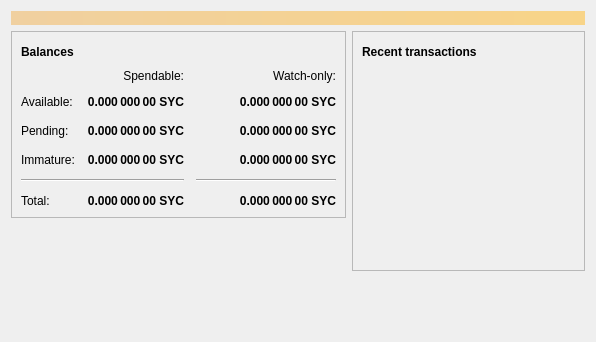
<?xml version="1.0" encoding="UTF-8"?>
<ui version="4.0">
 <class>OverviewPage</class>
 <widget class="QWidget" name="OverviewPage">
  <property name="geometry">
   <rect>
    <x>0</x>
    <y>0</y>
    <width>596</width>
    <height>342</height>
   </rect>
  </property>
  <property name="windowTitle">
   <string>Form</string>
  </property>
  <layout class="QVBoxLayout" name="topLayout">
   <item>
    <widget class="QLabel" name="labelAlerts">
     <property name="visible">
      <bool>false</bool>
     </property>
     <property name="styleSheet">
      <string notr="true">QLabel { background-color: qlineargradient(x1: 0, y1: 0, x2: 1, y2: 0, stop:0 #F0D0A0, stop:1 #F8D488); color:#000000; }</string>
     </property>
     <property name="wordWrap">
      <bool>true</bool>
     </property>
     <property name="margin">
      <number>3</number>
     </property>
     <property name="textInteractionFlags">
      <set>Qt::TextSelectableByMouse</set>
     </property>
    </widget>
   </item>
   <item>
    <layout class="QHBoxLayout" name="horizontalLayout" stretch="1,1">
     <item>
      <layout class="QVBoxLayout" name="verticalLayout_2">
       <item>
        <widget class="QFrame" name="frame">
         <property name="frameShape">
          <enum>QFrame::StyledPanel</enum>
         </property>
         <property name="frameShadow">
          <enum>QFrame::Raised</enum>
         </property>
         <layout class="QVBoxLayout" name="verticalLayout_4">
          <item>
           <layout class="QHBoxLayout" name="horizontalLayout_4">
            <item>
             <widget class="QLabel" name="label_5">
              <property name="font">
               <font>
                <weight>75</weight>
                <bold>true</bold>
               </font>
              </property>
              <property name="text">
               <string>Balances</string>
              </property>
             </widget>
            </item>
            <item>
             <widget class="QPushButton" name="labelWalletStatus">
              <property name="enabled">
               <bool>true</bool>
              </property>
              <property name="maximumSize">
               <size>
                <width>30</width>
                <height>16777215</height>
               </size>
              </property>
              <property name="toolTip">
               <string>The displayed information may be out of date. Your wallet automatically synchronizes with the ShittyCoin network after a connection is established, but this process has not completed yet.</string>
              </property>
              <property name="text">
               <string/>
              </property>
              <property name="icon">
               <iconset resource="../bitcoin.qrc">
                <normaloff>:/icons/warning</normaloff>
                <disabledoff>:/icons/warning</disabledoff>:/icons/warning</iconset>
              </property>
              <property name="iconSize">
               <size>
                <width>24</width>
                <height>24</height>
               </size>
              </property>
              <property name="flat">
               <bool>true</bool>
              </property>
             </widget>
            </item>
            <item>
             <spacer name="horizontalSpacer_3">
              <property name="orientation">
               <enum>Qt::Horizontal</enum>
              </property>
              <property name="sizeHint" stdset="0">
               <size>
                <width>40</width>
                <height>20</height>
               </size>
              </property>
             </spacer>
            </item>
           </layout>
          </item>
          <item>
           <layout class="QGridLayout" name="gridLayout">
            <property name="spacing">
             <number>12</number>
            </property>
            <item row="2" column="2">
             <widget class="QLabel" name="labelWatchPending">
              <property name="font">
               <font>
                <weight>75</weight>
                <bold>true</bold>
               </font>
              </property>
              <property name="cursor">
               <cursorShape>IBeamCursor</cursorShape>
              </property>
              <property name="toolTip">
               <string>Unconfirmed transactions to watch-only addresses</string>
              </property>
              <property name="text">
               <string notr="true">0.000 000 00 SYC</string>
              </property>
              <property name="alignment">
               <set>Qt::AlignRight|Qt::AlignTrailing|Qt::AlignVCenter</set>
              </property>
              <property name="textInteractionFlags">
               <set>Qt::LinksAccessibleByMouse|Qt::TextSelectableByKeyboard|Qt::TextSelectableByMouse</set>
              </property>
             </widget>
            </item>
            <item row="2" column="1">
             <widget class="QLabel" name="labelUnconfirmed">
              <property name="font">
               <font>
                <weight>75</weight>
                <bold>true</bold>
               </font>
              </property>
              <property name="cursor">
               <cursorShape>IBeamCursor</cursorShape>
              </property>
              <property name="toolTip">
               <string>Total of transactions that have yet to be confirmed, and do not yet count toward the spendable balance</string>
              </property>
              <property name="text">
               <string notr="true">0.000 000 00 SYC</string>
              </property>
              <property name="alignment">
               <set>Qt::AlignRight|Qt::AlignTrailing|Qt::AlignVCenter</set>
              </property>
              <property name="textInteractionFlags">
               <set>Qt::LinksAccessibleByMouse|Qt::TextSelectableByKeyboard|Qt::TextSelectableByMouse</set>
              </property>
             </widget>
            </item>
            <item row="3" column="2">
             <widget class="QLabel" name="labelWatchImmature">
              <property name="font">
               <font>
                <weight>75</weight>
                <bold>true</bold>
               </font>
              </property>
              <property name="cursor">
               <cursorShape>IBeamCursor</cursorShape>
              </property>
              <property name="toolTip">
               <string>Mined balance in watch-only addresses that has not yet matured</string>
              </property>
              <property name="text">
               <string notr="true">0.000 000 00 SYC</string>
              </property>
              <property name="alignment">
               <set>Qt::AlignRight|Qt::AlignTrailing|Qt::AlignVCenter</set>
              </property>
              <property name="textInteractionFlags">
               <set>Qt::LinksAccessibleByMouse|Qt::TextSelectableByKeyboard|Qt::TextSelectableByMouse</set>
              </property>
             </widget>
            </item>
            <item row="4" column="0" colspan="2">
             <widget class="Line" name="line">
              <property name="orientation">
               <enum>Qt::Horizontal</enum>
              </property>
             </widget>
            </item>
            <item row="4" column="2">
             <widget class="Line" name="lineWatchBalance">
              <property name="sizePolicy">
               <sizepolicy hsizetype="Preferred" vsizetype="Fixed">
                <horstretch>0</horstretch>
                <verstretch>0</verstretch>
               </sizepolicy>
              </property>
              <property name="minimumSize">
               <size>
                <width>140</width>
                <height>0</height>
               </size>
              </property>
              <property name="orientation">
               <enum>Qt::Horizontal</enum>
              </property>
             </widget>
            </item>
            <item row="5" column="0">
             <widget class="QLabel" name="labelTotalText">
              <property name="text">
               <string>Total:</string>
              </property>
             </widget>
            </item>
            <item row="3" column="1">
             <widget class="QLabel" name="labelImmature">
              <property name="font">
               <font>
                <weight>75</weight>
                <bold>true</bold>
               </font>
              </property>
              <property name="cursor">
               <cursorShape>IBeamCursor</cursorShape>
              </property>
              <property name="toolTip">
               <string>Mined balance that has not yet matured</string>
              </property>
              <property name="text">
               <string notr="true">0.000 000 00 SYC</string>
              </property>
              <property name="alignment">
               <set>Qt::AlignRight|Qt::AlignTrailing|Qt::AlignVCenter</set>
              </property>
              <property name="textInteractionFlags">
               <set>Qt::LinksAccessibleByMouse|Qt::TextSelectableByKeyboard|Qt::TextSelectableByMouse</set>
              </property>
             </widget>
            </item>
            <item row="2" column="3">
             <spacer name="horizontalSpacer_2">
              <property name="orientation">
               <enum>Qt::Horizontal</enum>
              </property>
              <property name="sizeHint" stdset="0">
               <size>
                <width>40</width>
                <height>20</height>
               </size>
              </property>
             </spacer>
            </item>
            <item row="3" column="0">
             <widget class="QLabel" name="labelImmatureText">
              <property name="text">
               <string>Immature:</string>
              </property>
             </widget>
            </item>
            <item row="5" column="1">
             <widget class="QLabel" name="labelTotal">
              <property name="font">
               <font>
                <weight>75</weight>
                <bold>true</bold>
               </font>
              </property>
              <property name="cursor">
               <cursorShape>IBeamCursor</cursorShape>
              </property>
              <property name="toolTip">
               <string>Your current total balance</string>
              </property>
              <property name="text">
               <string notr="true">0.000 000 00 SYC</string>
              </property>
              <property name="alignment">
               <set>Qt::AlignRight|Qt::AlignTrailing|Qt::AlignVCenter</set>
              </property>
              <property name="textInteractionFlags">
               <set>Qt::LinksAccessibleByMouse|Qt::TextSelectableByKeyboard|Qt::TextSelectableByMouse</set>
              </property>
             </widget>
            </item>
            <item row="5" column="2">
             <widget class="QLabel" name="labelWatchTotal">
              <property name="font">
               <font>
                <weight>75</weight>
                <bold>true</bold>
               </font>
              </property>
              <property name="cursor">
               <cursorShape>IBeamCursor</cursorShape>
              </property>
              <property name="toolTip">
               <string>Current total balance in watch-only addresses</string>
              </property>
              <property name="text">
               <string notr="true">0.000 000 00 SYC</string>
              </property>
              <property name="alignment">
               <set>Qt::AlignRight|Qt::AlignTrailing|Qt::AlignVCenter</set>
              </property>
              <property name="textInteractionFlags">
               <set>Qt::LinksAccessibleByMouse|Qt::TextSelectableByKeyboard|Qt::TextSelectableByMouse</set>
              </property>
             </widget>
            </item>
            <item row="0" column="2">
             <widget class="QLabel" name="labelWatchonly">
              <property name="text">
               <string>Watch-only:</string>
              </property>
              <property name="alignment">
               <set>Qt::AlignRight|Qt::AlignTrailing|Qt::AlignVCenter</set>
              </property>
             </widget>
            </item>
            <item row="1" column="0">
             <widget class="QLabel" name="labelBalanceText">
              <property name="text">
               <string>Available:</string>
              </property>
             </widget>
            </item>
            <item row="1" column="1">
             <widget class="QLabel" name="labelBalance">
              <property name="font">
               <font>
                <weight>75</weight>
                <bold>true</bold>
               </font>
              </property>
              <property name="cursor">
               <cursorShape>IBeamCursor</cursorShape>
              </property>
              <property name="toolTip">
               <string>Your current spendable balance</string>
              </property>
              <property name="text">
               <string notr="true">0.000 000 00 SYC</string>
              </property>
              <property name="alignment">
               <set>Qt::AlignRight|Qt::AlignTrailing|Qt::AlignVCenter</set>
              </property>
              <property name="textInteractionFlags">
               <set>Qt::LinksAccessibleByMouse|Qt::TextSelectableByKeyboard|Qt::TextSelectableByMouse</set>
              </property>
             </widget>
            </item>
            <item row="1" column="2">
             <widget class="QLabel" name="labelWatchAvailable">
              <property name="font">
               <font>
                <weight>75</weight>
                <bold>true</bold>
               </font>
              </property>
              <property name="cursor">
               <cursorShape>IBeamCursor</cursorShape>
              </property>
              <property name="toolTip">
               <string>Your current balance in watch-only addresses</string>
              </property>
              <property name="text">
               <string notr="true">0.000 000 00 SYC</string>
              </property>
              <property name="alignment">
               <set>Qt::AlignRight|Qt::AlignTrailing|Qt::AlignVCenter</set>
              </property>
              <property name="textInteractionFlags">
               <set>Qt::LinksAccessibleByMouse|Qt::TextSelectableByKeyboard|Qt::TextSelectableByMouse</set>
              </property>
             </widget>
            </item>
            <item row="2" column="0">
             <widget class="QLabel" name="labelPendingText">
              <property name="text">
               <string>Pending:</string>
              </property>
             </widget>
            </item>
            <item row="0" column="1">
             <widget class="QLabel" name="labelSpendable">
              <property name="text">
               <string>Spendable:</string>
              </property>
              <property name="alignment">
               <set>Qt::AlignRight|Qt::AlignTrailing|Qt::AlignVCenter</set>
              </property>
             </widget>
            </item>
           </layout>
          </item>
         </layout>
        </widget>
       </item>
       <item>
        <spacer name="verticalSpacer">
         <property name="orientation">
          <enum>Qt::Vertical</enum>
         </property>
         <property name="sizeHint" stdset="0">
          <size>
           <width>20</width>
           <height>40</height>
          </size>
         </property>
        </spacer>
       </item>
      </layout>
     </item>
     <item>
      <layout class="QVBoxLayout" name="verticalLayout_3">
       <item>
        <widget class="QFrame" name="frame_2">
         <property name="frameShape">
          <enum>QFrame::StyledPanel</enum>
         </property>
         <property name="frameShadow">
          <enum>QFrame::Raised</enum>
         </property>
         <layout class="QVBoxLayout" name="verticalLayout">
          <item>
           <layout class="QHBoxLayout" name="horizontalLayout_2">
            <item>
             <widget class="QLabel" name="label_4">
              <property name="font">
               <font>
                <weight>75</weight>
                <bold>true</bold>
               </font>
              </property>
              <property name="text">
               <string>Recent transactions</string>
              </property>
             </widget>
            </item>
            <item>
             <widget class="QPushButton" name="labelTransactionsStatus">
              <property name="enabled">
               <bool>true</bool>
              </property>
              <property name="maximumSize">
               <size>
                <width>30</width>
                <height>16777215</height>
               </size>
              </property>
              <property name="toolTip">
               <string>The displayed information may be out of date. Your wallet automatically synchronizes with the ShittyCoin network after a connection is established, but this process has not completed yet.</string>
              </property>
              <property name="text">
               <string/>
              </property>
              <property name="icon">
               <iconset resource="../bitcoin.qrc">
                <normaloff>:/icons/warning</normaloff>
                <disabledoff>:/icons/warning</disabledoff>:/icons/warning</iconset>
              </property>
              <property name="iconSize">
               <size>
                <width>24</width>
                <height>24</height>
               </size>
              </property>
              <property name="flat">
               <bool>true</bool>
              </property>
             </widget>
            </item>
            <item>
             <spacer name="horizontalSpacer">
              <property name="orientation">
               <enum>Qt::Horizontal</enum>
              </property>
              <property name="sizeHint" stdset="0">
               <size>
                <width>40</width>
                <height>20</height>
               </size>
              </property>
             </spacer>
            </item>
           </layout>
          </item>
          <item>
           <widget class="QListView" name="listTransactions">
            <property name="styleSheet">
             <string notr="true">QListView { background: transparent; }</string>
            </property>
            <property name="frameShape">
             <enum>QFrame::NoFrame</enum>
            </property>
            <property name="verticalScrollBarPolicy">
             <enum>Qt::ScrollBarAlwaysOff</enum>
            </property>
            <property name="horizontalScrollBarPolicy">
             <enum>Qt::ScrollBarAlwaysOff</enum>
            </property>
            <property name="selectionMode">
             <enum>QAbstractItemView::NoSelection</enum>
            </property>
           </widget>
          </item>
         </layout>
        </widget>
       </item>
       <item>
        <spacer name="verticalSpacer_2">
         <property name="orientation">
          <enum>Qt::Vertical</enum>
         </property>
         <property name="sizeHint" stdset="0">
          <size>
           <width>20</width>
           <height>40</height>
          </size>
         </property>
        </spacer>
       </item>
      </layout>
     </item>
    </layout>
   </item>
  </layout>
 </widget>
 <resources/>
 <connections/>
</ui>
